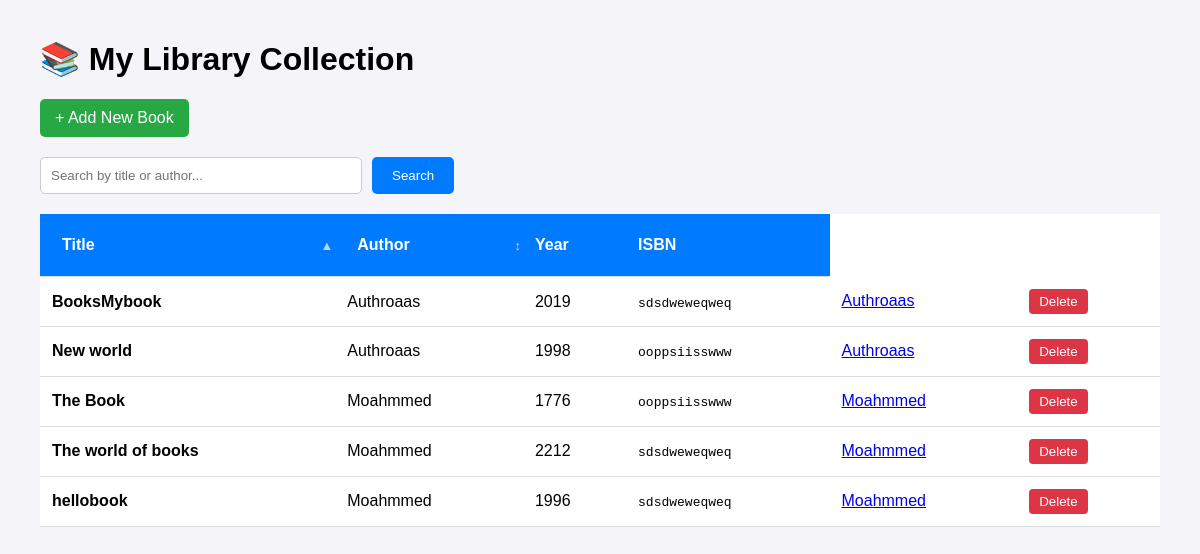
The page / on the database its author committed.
### data_models.py (models this page shows, shortened)
class Book(db.Model):
    __tablename__ = 'books'
    book_id = db.Column(db.Integer, primary_key=True, autoincrement=True)
    book_title = db.Column(db.String)
    author_id = db.Column(db.Integer, db.ForeignKey('authors.author_id'))
    publication_year = db.Column(db.Integer)
    isbn = db.Column(db.String,unique=True)
    author = db.relationship('Author', backref='books')

class Author(db.Model):
    __tablename__ = 'authors'
    author_id = db.Column(db.Integer, primary_key=True, autoincrement=True)
    author_name = db.Column(db.String)
    birth_date = db.Column(db.String)
    date_of_death = db.Column(db.String)

### app.py (the view, shortened to what this page needs)
@app.route('/')
def home():
    search_query = request.args.get('search', '')
    sort_by = request.args.get('sort', 'book_title')
    direction = request.args.get('direction', 'asc')
    try:
        query = Book.query.join(Author).options(db.joinedload(Book.author))
        if sort_by == 'author':
            sort_column = Author.author_name
        else:
            sort_column = getattr(Book, sort_by, Book.book_title)
        if direction == 'desc':
            query = query.order_by(db.desc(sort_column))
        else:
            query = query.order_by(db.asc(sort_column))
        books = query.all()
    except Exception as e:
        return e
    return render_template("home.html",
                           books=books,
                           search_term=search_query,
                           current_sort=sort_by,
                           current_dir=direction)

### templates/home.html (shortened to what this page needs)
<!DOCTYPE html>
<html lang="en">
<head>
</head>
<body>
    <h1>📚 My Library Collection</h1>
    <a href="/add_book" class="add-btn">+ Add New Book</a>
    <form action="/search" method="GET" style="margin-bottom: 20px; display: flex; gap: 10px;">
    <input type="text" name="search" placeholder="Search by title or author..."
           value="{{ search_term }}"
           style="padding: 10px; width: 300px; border-radius: 5px; border: 1px solid #ccc;">
    <button type="submit" style="padding: 10px 20px; background-color: #007bff; color: white; border: none; border-radius: 5px; cursor: pointer;">
        Search
    </button>
</form>
    <table>
        <thead>
            <tr>
<th>
    <a href="/?sort=book_title&direction={{ 'desc' if current_sort == 'book_title' and current_dir == 'asc' else 'asc' }}">
        Title
        <span class="sort-icon">
            {{ '▲' if current_sort == 'book_title' and current_dir == 'asc' else '▼' if current_sort == 'book_title' else '↕' }}
        </span>
    </a>
</th>
                <th>
    <a href="/?sort=author&direction={{ 'desc' if current_sort == 'author' and current_dir == 'asc' else 'asc' }}">
        Author
        <span class="sort-icon">
            {{ '▲' if current_sort == 'author' and current_dir == 'asc' else '▼' if current_sort == 'author' else '↕' }}
        </span>
    </a>
</th>
                <th>Year</th>
                <th>ISBN</th>
            </tr>
        </thead>
        <tbody>
            {% for book in books %}
            <tr>
                <td><strong>{{ book.book_title }}</strong></td>
                <td>{{ book.author.author_name }}</td>
                <td>{{ book.publication_year }}</td>
                <td><code>{{ book.isbn }}</code></td>
                <td>
    <a href="{{ url_for('author_profile', author_id=book.author_id) }}">
        {{ book.author.author_name }}
    </a>
</td>
                <td>
                <form action="{{ url_for('delete_book', book_id=book.book_id) }}"
                      method="POST"
                      style="display:inline;"
                      onsubmit="return confirm('Are you sure you want to delete this book?');">
                    <button type="submit" style="background-color: #dc3545; color: white; border: none; padding: 5px 10px; border-radius: 4px; cursor: pointer;">
                        Delete
                    </button>
                </form>
            </td>
            </tr>
            {% endfor %}
        </tbody>
    </table>
</body>
</html>

### templates/home.html (style rules this page uses)
body { font-family: sans-serif; margin: 40px; background-color: #f4f4f9; }
table { width: 100%; border-collapse: collapse; background: white; }
th, td { padding: 12px; text-align: left; border-bottom: 1px solid #ddd; }
th { background-color: #007bff; color: white; }
th a { display: flex; align-items: center; justify-content: space-between; text-decoration: none; color: white; padding: 10px; width: 100%; }
.sort-icon { font-size: 0.8em; margin-left: 5px; opacity: 0.7; }
.add-btn { display: inline-block; margin-bottom: 20px; padding: 10px 15px; background: #28a745; color: white; text-decoration: none; border-radius: 5px; }

### rows shown on the page
Book: book_title "BooksMybook", author.author_name "Authroaas", publication_year "2019", isbn "sdsdweweqweq"
Book: book_title "New world", author.author_name "Authroaas", publication_year "1998", isbn "ooppsiisswww"
Book: book_title "The Book", author.author_name "Moahmmed", publication_year "1776", isbn "ooppsiisswww"
Book: book_title "The world of books", author.author_name "Moahmmed", publication_year "2212", isbn "sdsdweweqweq"
Book: book_title "hellobook", author.author_name "Moahmmed", publication_year "1996", isbn "sdsdweweqweq"
